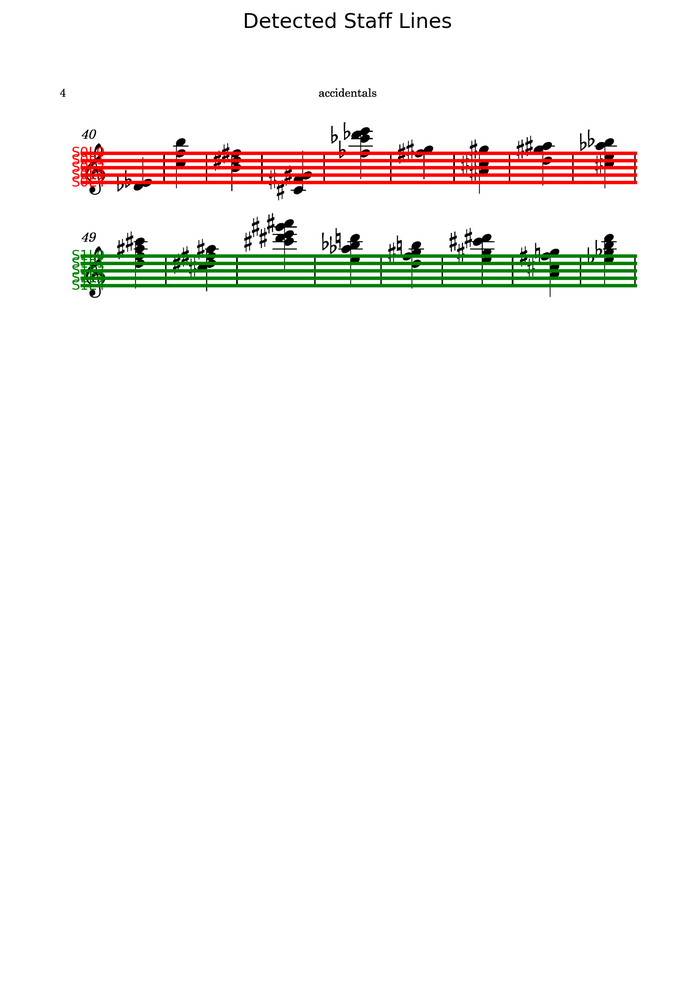
#> input picture scripts/encoding/results/staff_lines/Accidentals-004_staff_lines.png, 695 x 1000 px, shrunk from 1691 x 2433 before the run; its folder holds only this picture in this run
$ python staff_line_detector.py --image results/staff_lines
#> lines starting #> are read from the running program, lines starting #| are printed output that depends on the picture; after the words box and inside, x2 and y2 are one past the last pixel; in counts of white or black regions, pixels touching at a corner belong together
import os
import cv2
import numpy as np
import json
from pathlib import Path
import matplotlib.pyplot as plt
from scipy.signal import find_peaks
from scipy.ndimage import gaussian_filter1d
from sklearn.cluster import DBSCAN

class AdaptiveStaffDetector:
    """Staff line detector that automatically adapts to different score characteristics"""

    def __init__(self, line_merging_threshold=5):
        """
        Initialize the adaptive staff detector

        Args:
            line_merging_threshold: Maximum vertical distance to consider adjacent
                                   rows as part of the same staff line
        """
        self.line_merging_threshold = line_merging_threshold

    def detect(self, image_path):
        """
        Detect staff lines in a music score image by trying multiple methods

        Args:
            image_path: Path to the music score image

        Returns:
            Dictionary containing staff line information
        """
        # Load image
        if isinstance(image_path, str):
            img = cv2.imread(image_path, cv2.IMREAD_GRAYSCALE)
        else:
            img = image_path

        if img is None:
            raise ValueError(f"Could not load image from {image_path}")

        # Invert image if needed (staff lines should be black)
        if np.mean(img) > 127:
            img = 255 - img

        # Try multiple detection methods in order of reliability
        methods = [
            self._detect_run_length,
            self._detect_projection,
            self._detect_hough
        ]

        staff_data = None
        for method in methods:
            try:
                staff_data = method(img)
                # If we found at least one staff system, we're done
                if staff_data and len(staff_data["staff_systems"]) > 0:
                    print(f"Successfully detected staff lines using {method.__name__}")
                    break
            except Exception as e:
                print(f"Method {method.__name__} failed: {e}")

        # If no methods worked, return empty data
        if staff_data is None or len(staff_data["staff_systems"]) == 0:
            print("Failed to detect any staff lines with all methods.")
            return {"staff_systems": [], "detections": []}

        return staff_data

    def _detect_run_length(self, img):
        """
        Detect staff lines using run-length analysis
        Works well for clean, synthetic images
        """
        height, width = img.shape
        binary = img < 127

        # Find potential staff line heights by analyzing run-heights of black pixels
        vertical_runs = []
        for x in range(0, width, width // 10):  # Sample at intervals
            current_run = 0
            for y in range(height):
                if binary[y, x]:
                    current_run += 1
                else:
                    if current_run > 0:
                        vertical_runs.append(current_run)
                        current_run = 0
            # Handle run at the end
            if current_run > 0:
                vertical_runs.append(current_run)

        # If we don't have enough data, give up
        if len(vertical_runs) < 5:
            return {"staff_systems": [], "detections": []}

        # Find the most common height (staff line thickness)
        heights, counts = np.unique(vertical_runs, return_counts=True)
        # Filter out very short runs
        valid_indices = heights >= 1
        heights = heights[valid_indices]
        counts = counts[valid_indices]

        # If no valid heights, give up
        if len(heights) == 0:
            return {"staff_systems": [], "detections": []}

        # Find the most common height within a reasonable range
        common_heights = heights[counts > np.max(counts) * 0.2]
        if len(common_heights) == 0:
            staff_height = heights[np.argmax(counts)]
        else:
            # Take the middle value from common heights
            staff_height = common_heights[len(common_heights) // 2]

        # Now detect horizontal runs of that height
        staff_line_positions = []
        run_data = []

        # For each row, check if there's a line
        for y in range(height - staff_height + 1):
            # Check if there's a significant run of black pixels in this horizontal slice
            horizontal_slice = binary[y:y+staff_height, :]
            # A row is a staff line if most pixels (80%+) in at least one slice are black
            row_is_line = False

            # Check consecutive columns for staff line presence
            for x_start in range(0, width - width//4, width//8):
                x_end = min(x_start + width//4, width)
                section = horizontal_slice[:, x_start:x_end]
                if np.mean(section) > 0.8:  # 80% of pixels are black
                    row_is_line = True
                    break

            if row_is_line:
                # Find start and end of line
                # Sum across height dimension to get a count of black pixels per column
                line_profile = np.sum(horizontal_slice, axis=0) >= staff_height/2
                # Find start and end of longest run
                runs = np.split(np.where(line_profile)[0], np.where(np.diff(np.where(line_profile)[0]) > 1)[0] + 1)
                if runs and len(runs) > 0:
                    longest_run = max(runs, key=len)
                    if len(longest_run) > width * 0.6:  # Line spans at least 60% of width
                        x1 = longest_run[0]
                        x2 = longest_run[-1]
                        staff_line_positions.append(y + staff_height // 2)
                        run_data.append((y + staff_height // 2, x1, x2))

        # If we don't have enough lines, give up
        if len(staff_line_positions) < 5:
            return {"staff_systems": [], "detections": []}

        # Merge adjacent staff line positions that are likely the same line
        merged_positions = []
        merged_run_data = []

        # Sort positions and run data
        indices = np.argsort(staff_line_positions)
        staff_line_positions = [staff_line_positions[i] for i in indices]
        run_data = [run_data[i] for i in indices]

        # Group by proximity
        current_group = [0]  # Start with first position

        for i in range(1, len(staff_line_positions)):
            # If this position is close to the previous one, consider it part of the same staff line
            if staff_line_positions[i] - staff_line_positions[current_group[-1]] <= self.line_merging_threshold:
                current_group.append(i)
            else:
                # Process the current group
                if current_group:
                    # Find the central position in this group
                    center_idx = current_group[len(current_group) // 2]
                    merged_positions.append(staff_line_positions[center_idx])
                    merged_run_data.append(run_data[center_idx])
                # Start a new group
                current_group = [i]

        # Process the last group
        if current_group:
            center_idx = current_group[len(current_group) // 2]
            merged_positions.append(staff_line_positions[center_idx])
            merged_run_data.append(run_data[center_idx])

        # Replace with merged data
        staff_line_positions = merged_positions
        run_data = merged_run_data

        # If we merged too much and don't have enough lines, give up
        if len(staff_line_positions) < 5:
            return {"staff_systems": [], "detections": []}

        # Calculate spacing between adjacent lines
        spacings = [staff_line_positions[i+1] - staff_line_positions[i]
                  for i in range(len(staff_line_positions)-1)]

        # If no spacings, give up
        if len(spacings) == 0:
            return {"staff_systems": [], "detections": []}

        # Use DBSCAN to cluster spacings
        spacing_array = np.array(spacings).reshape(-1, 1)
        clustering = DBSCAN(eps=3, min_samples=2).fit(spacing_array)

        # Find most common spacing (staff line spacing)
        if len(np.unique(clustering.labels_)) <= 1:
            # If clustering failed, use median
            staff_spacing = np.median(spacings)
        else:
            # Use most common cluster
            unique_labels, counts = np.unique(clustering.labels_, return_counts=True)
            if -1 in unique_labels:  # Remove noise
                noise_idx = np.where(unique_labels == -1)[0]
                unique_labels = np.delete(unique_labels, noise_idx)
                counts = np.delete(counts, noise_idx)

            if len(counts) == 0:
                staff_spacing = np.median(spacings)
            else:
                best_cluster = unique_labels[np.argmax(counts)]
                staff_spacing = np.median([spacings[i] for i, label in enumerate(clustering.labels_)
                                        if label == best_cluster])

        # Group staff lines into staff systems
        staff_systems = []
        current_staff = []

        for i, pos in enumerate(staff_line_positions):
            if i == 0:
                current_staff = [i]
            else:
                spacing = pos - staff_line_positions[i-1]

                # If this spacing is close to the expected staff line spacing
                if abs(spacing - staff_spacing) < staff_spacing * 0.25:
                    current_staff.append(i)

                    # If we have 5 lines, it's a complete staff
                    if len(current_staff) == 5:
                        staff_systems.append(current_staff)
                        current_staff = []
                else:
                    # This is a line from a new staff system
                    if len(current_staff) >= 3:  # Partial staff needs at least 3 lines
                        staff_systems.append(current_staff)
                    current_staff = [i]

        # Add the last staff if it's not empty
        if len(current_staff) >= 3:
            staff_systems.append(current_staff)

        # Create staff line data in the expected format
        staff_line_data = []

        for system_idx, system in enumerate(staff_systems):
            for line_idx, idx in enumerate(system):
                pos, x1, x2 = run_data[idx]

                staff_line = {
                    "class_id": 0,
                    "class_name": "staff_line",
                    "confidence": 1.0,
                    "bbox": {
                        "x1": float(x1),
                        "y1": float(pos - staff_height // 2),
                        "x2": float(x2),
                        "y2": float(pos + staff_height // 2),
                        "width": float(x2 - x1),
                        "height": float(staff_height),
                        "center_x": float((x1 + x2) / 2),
                        "center_y": float(pos)
                    },
                    "staff_system": system_idx,
                    "line_number": line_idx
                }

                staff_line_data.append(staff_line)

        return {
            "staff_systems": [
                {
                    "id": system_idx,
                    "lines": [
                        idx for idx, line in enumerate(staff_line_data)
                        if line["staff_system"] == system_idx
                    ]
                }
                for system_idx in range(len(staff_systems))
            ],
            "detections": staff_line_data
        }

    # [433 lines left out: functions _detect_projection, _detect_hough, not called in this run]

    def visualize(self, image_path, staff_data, output_path=None, plot_details=True):
        """
        Visualize detected staff lines on the image

        Args:
            image_path: Path to the music score image
            staff_data: Staff line data from detect method
            output_path: Output path for the visualization image
            plot_details: Whether to include additional detail plots
        """
        # Load image
        if isinstance(image_path, str):
            img = cv2.imread(image_path)
            img = cv2.cvtColor(img, cv2.COLOR_BGR2RGB)
        else:
            img = image_path

        if img is None:
            raise ValueError(f"Could not load image from {image_path}")

        # Create figure
        plt.figure(figsize=(15, 10))
        plt.imshow(img)

        # Colors for different staff systems
        colors = ['red', 'green', 'blue', 'orange', 'purple', 'cyan', 'magenta', 'yellow']

        # Draw staff lines
        for i, system in enumerate(staff_data["staff_systems"]):
            color = colors[i % len(colors)]
            for line_idx in system["lines"]:
                line = staff_data["detections"][line_idx]
                x1 = line["bbox"]["x1"]
                y1 = line["bbox"]["center_y"]
                x2 = line["bbox"]["x2"]
                y2 = line["bbox"]["center_y"]

                # Plot staff line
                plt.plot([x1, x2], [y1, y2], color=color, linewidth=2)

                # Draw bounding box to show thickness
                y_top = line["bbox"]["y1"]
                y_bottom = line["bbox"]["y2"]
                plt.plot([x1, x2, x2, x1, x1], [y_top, y_top, y_bottom, y_bottom, y_top],
                        color=color, linestyle='--', linewidth=1, alpha=0.5)

                # Label staff system and line
                plt.text(x1 - 40, y1, f"S{i}L{line['line_number']}",
                         color=color, fontsize=8, va='center')

        plt.title("Detected Staff Lines")
        plt.axis('off')

        if output_path:
            plt.savefig(output_path, bbox_inches='tight', dpi=300)
            plt.close()
            print(f"Saved staff line visualization to {output_path}")
        else:
            plt.show()

    def save_data(self, staff_data, output_path):
        """
        Save staff line data to a JSON file

        Args:
            staff_data: Staff line data
            output_path: Output path for the JSON file
        """
        with open(output_path, 'w') as f:
            json.dump(staff_data, f, indent=2)
        print(f"Saved staff line data to {output_path}")


def detect_and_save_staff_lines(image_path, output_dir="results/staff_lines"):
    """
    Detect staff lines in an image and save the results

    Args:
        image_path: Path to the music score image
        output_dir: Output directory for staff line data and visualization

    Returns:
        Path to the saved staff line data JSON file
    """
    # Create output directory
    os.makedirs(output_dir, exist_ok=True)

    # Initialize detector with line merging threshold
    detector = AdaptiveStaffDetector(line_merging_threshold=5)

    # Check if image_path is a directory or a file
    if os.path.isdir(image_path):
        # Process all images in directory
        image_files = []
        for ext in [".jpg", ".jpeg", ".png"]:
            image_files.extend(list(Path(image_path).glob(f"*{ext}")))

        json_paths = []
        for img_file in image_files:
            try:
                # Generate output paths
                json_output_path = os.path.join(output_dir, f"{img_file.stem}_staff_lines.json")
                visualization_path = os.path.join(output_dir, f"{img_file.stem}_staff_lines.png")

                # Detect staff lines
                staff_data = detector.detect(str(img_file))

                # Save data and visualization
                detector.save_data(staff_data, json_output_path)
                detector.visualize(str(img_file), staff_data, visualization_path)

                json_paths.append(json_output_path)
            except Exception as e:
                print(f"Error processing {img_file}: {e}")

        return json_paths
    else:
        # Process single image
        try:
            # Generate output paths
            img_name = os.path.basename(image_path)
            img_stem = os.path.splitext(img_name)[0]
            json_output_path = os.path.join(output_dir, f"{img_stem}_staff_lines.json")
            visualization_path = os.path.join(output_dir, f"{img_stem}_staff_lines.png")

            # Detect staff lines
            staff_data = detector.detect(image_path)

            # Save data and visualization
            detector.save_data(staff_data, json_output_path)
            detector.visualize(image_path, staff_data, visualization_path)

            return json_output_path
        except Exception as e:
            print(f"Error processing {image_path}: {e}")
            return None


# [30 lines left out: function merge_detections, not called in this run]


def main():
    """Main function to run the staff line detection pipeline"""
    import argparse

    parser = argparse.ArgumentParser(description="Detect staff lines in music score images")
    parser.add_argument("--image", type=str, required=True, help="Path to image or directory of images")
    parser.add_argument("--output-dir", type=str, default="results/staff_lines",
                        help="Output directory for staff line data and visualization")
    parser.add_argument("--line-merging-threshold", type=int, default=5,
                        help="Maximum vertical distance to consider adjacent rows as the same staff line")

    args = parser.parse_args()

    # Run staff line detection
    detect_and_save_staff_lines(args.image, args.output_dir)
#> in detect, `img = cv2.imread(image_path, cv2.IMREAD_GRAYSCALE)`:
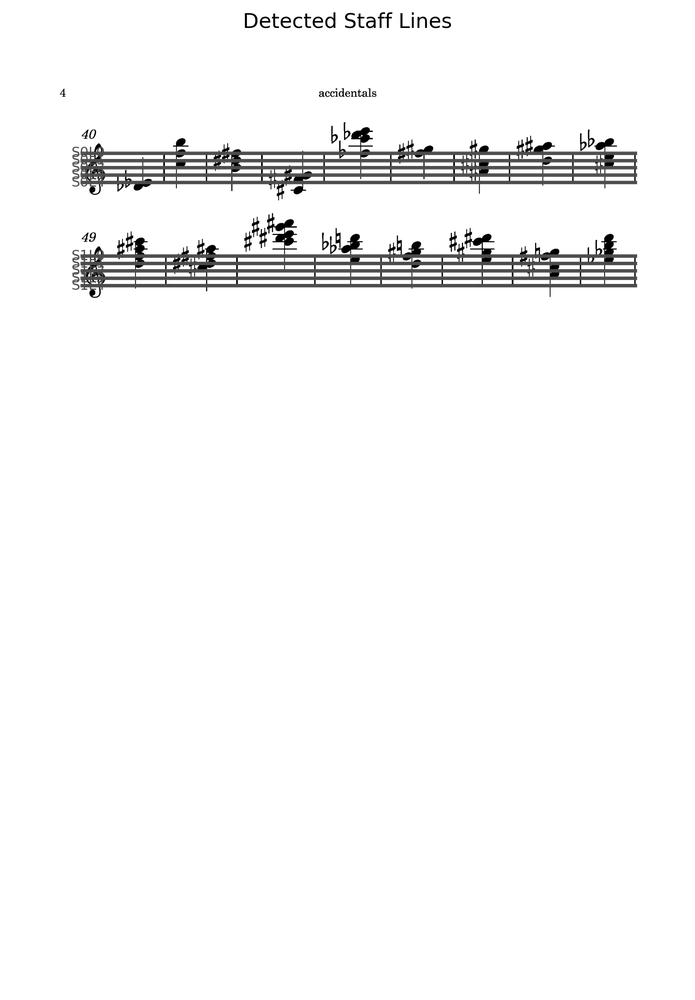
#> img: shape (1000, 695); min 0, max 255, mean 247.3
#> in detect, `img = 255 - img`:
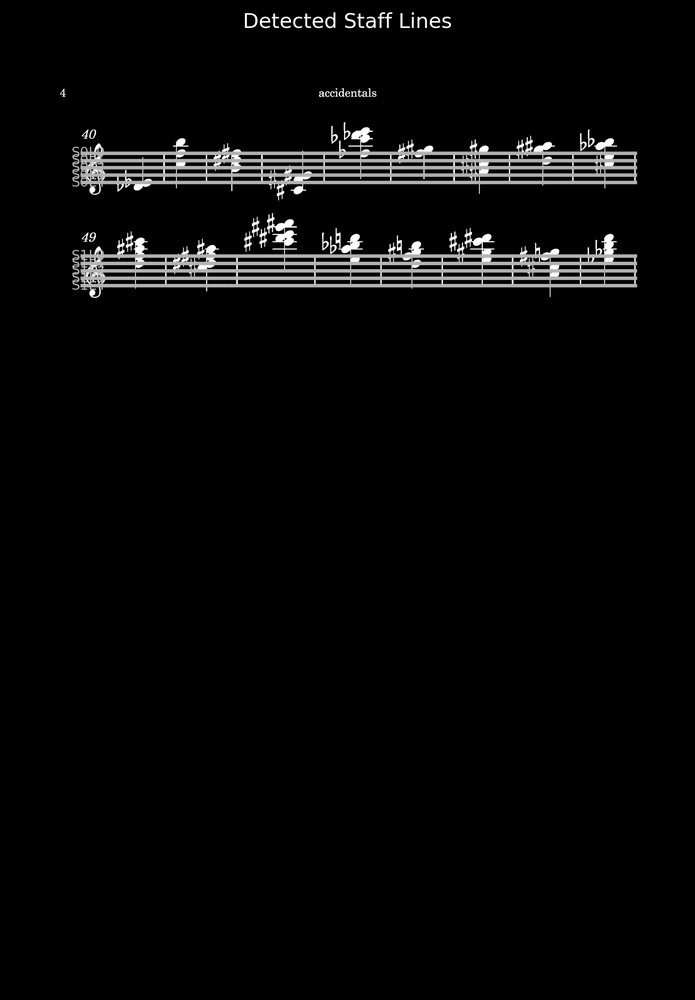
#> img: shape (1000, 695); min 0, max 255, mean 7.7
#> the loop in detect, `for method in methods:` made 1 pass
#> pass 1, in _detect_run_length, `binary = img < 127`:
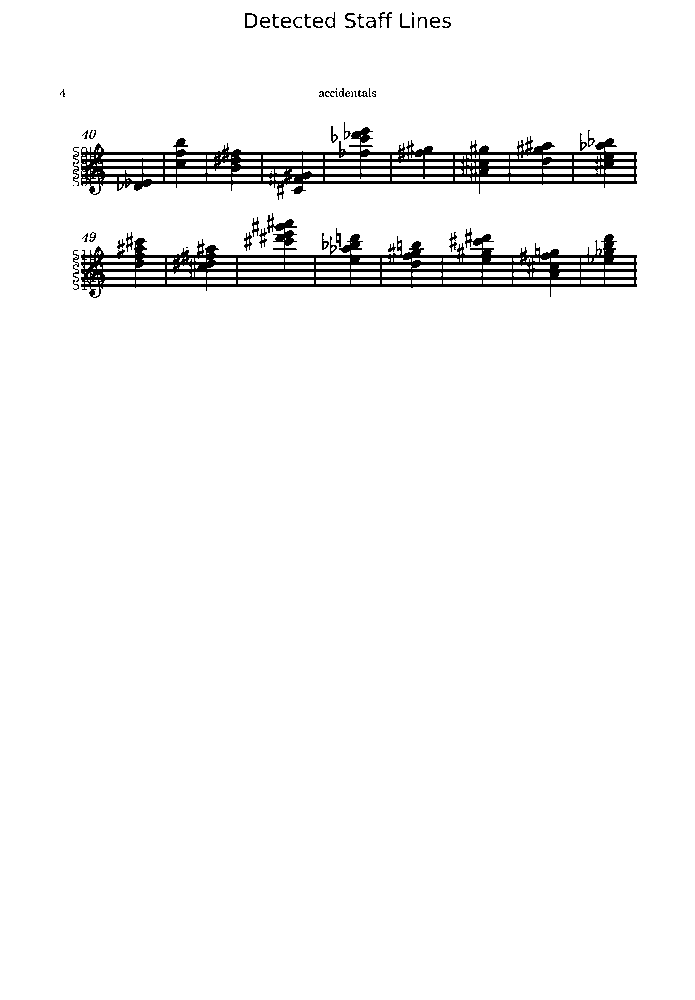
#> binary: shape (1000, 695) bool; 96.4% white; 55 black regions (12 under 20 px), largest, box (x1, y1, x2, y2) and area: (81, 213, 637, 298) 11620, (81, 127, 637, 200) 11195, (245, 13, 257, 28) 83
#> in detect_and_save_staff_lines, `staff_data = detector.detect(str(img_file))`: staff_data = 2 items
#> in visualize, img is the input picture: shape (1000, 695, 3); mean B, G, R 245.2, 246.9, 248.8
#> the loop in visualize, `for i, system in enumerate(staff_data["staff_systems"]):` made 1 pass
#> (system, color) on pass 1: ({'id': 0, 'lines': [0, 1, 2]}, 'red')
#> in visualize, `plt.savefig(output_path, bbox_inches='tight', dpi=300)`:
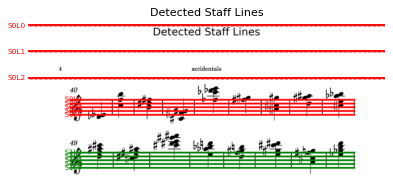
#> figure drawn by matplotlib, 1 panel


if __name__ == "__main__":
    main()
